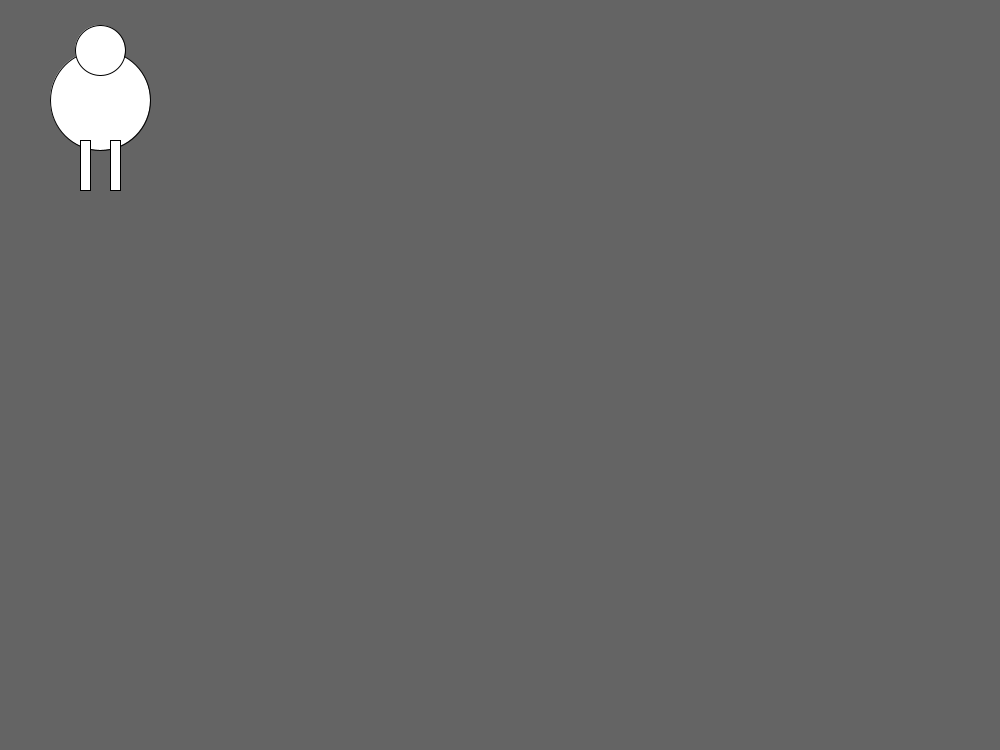
Frame 1 (no input)
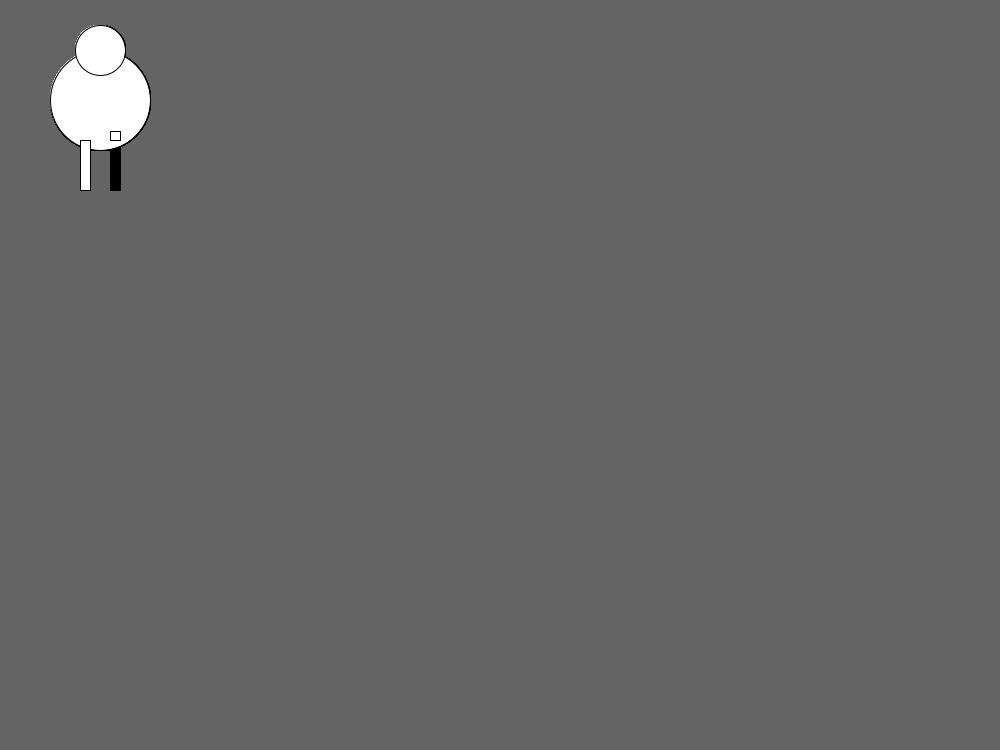
Frame 60 (the mouse pressed at the canvas centre just before this capture)
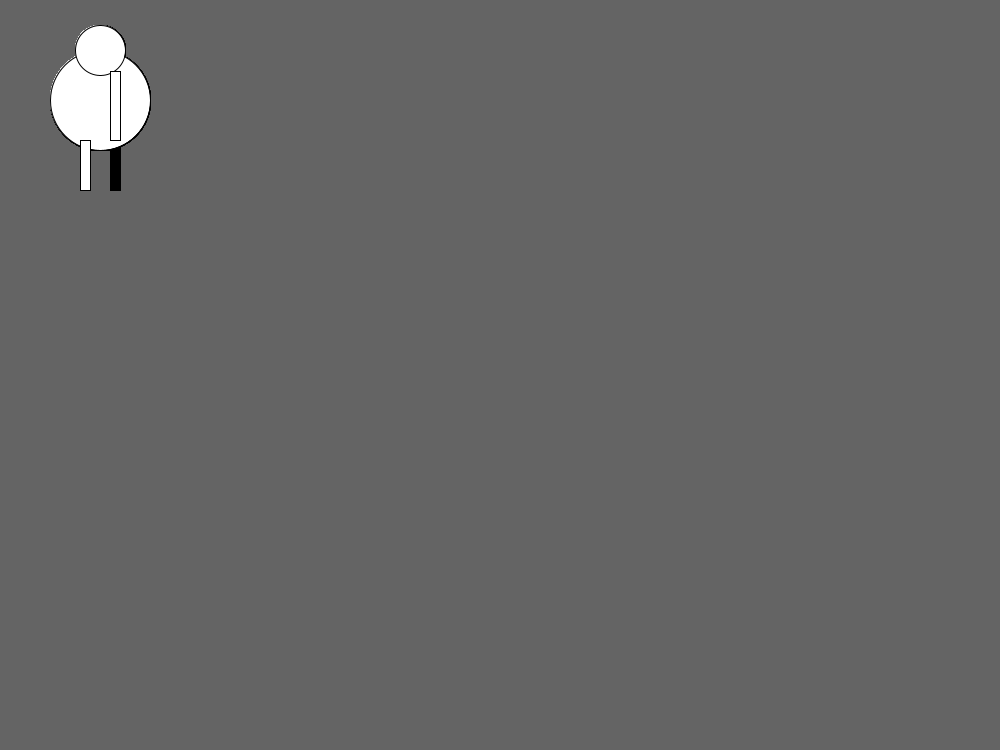
Frame 120 (the mouse held since frame 60 and released just before this capture)

The Processing sketch that drew these frames (run headless with seeded random() and noise(); from frame 60 on, the mouse is pressed at the canvas centre):

// Processing sketch: Creature_walk
// ── Creature_walk.pde
int yBen =50;
int JorgenX= 100,JorgenY= 100;

void setup() {
  size(1000,750);
  background(100);
}

void draw(){
  clear();
  ellipse(JorgenX,JorgenY,100,100);
  ellipse(JorgenX,JorgenY-50,50,50);
  rect(JorgenX+10,JorgenY+40,10,yBen);
  rect(JorgenX-20,JorgenY+40,10,50);


yBen = yBen -1;
println(yBen);


}
